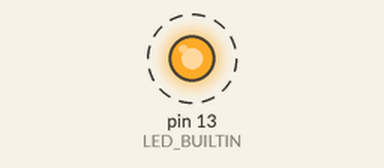
Recording of a sketch running on a simulated Arduino Uno, built with avr-gcc and run on an emulated ATmega328P. Shown: output pins drawn as LEDs (lit = HIGH). Dashed ring = blinking.

Above: at 0.1 s.
Timing chart, 0 to 40.0 s (numbered marks = the images above):
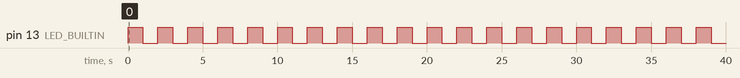

The sketch:

Blink_Adapted.ino
```cpp
/*
  Blink

  Turns an LED on for one second, then off for one second, repeatedly. Turns LED on and off
  faster after a certain amount of time has passed (it alarms for a few seconds), and then
  resets.

  Most Arduinos have an on-board LED you can control. On the UNO, MEGA and ZERO
  it is attached to digital pin 13, on MKR1000 on pin 6. LED_BUILTIN is set to
  the correct LED pin independent of which board is used.
  If you want to know what pin the on-board LED is connected to on your Arduino
  model, check the Technical Specs of your board at:
*/

int secPast = 0;
int timeout = 60;
bool execAlarm = false;

// the setup function runs once when you press reset or power the board
void setup() {
  // initialize digital pin LED_BUILTIN as an output.
  pinMode(LED_BUILTIN, OUTPUT);
}

// the loop function runs over and over again forever
void loop() {
  if(execAlarm) {
    alarm(); // make alarm (timeout)
  }

  // Restart / continue counting
  digitalWrite(LED_BUILTIN, HIGH);   // turn the LED on (HIGH is the voltage level)
  count();                       // wait for a second
  digitalWrite(LED_BUILTIN, LOW);    // turn the LED off by making the voltage LOW
  count();                       // wait for a second
}

void count() {
  // unnecessary (all this can be done in calling function

  delay(1000);
  if(secPast < timeout) {
    execAlarm = false;
    secPast += 1; // one more second has past (record)
  }
  else {
    secPast = 0;  // time passed has reached timeout (reset)
    execAlarm = true; // can raise alarm (blink faster)
  }
}

void alarm() {

    // alarm for a few(10) seconds then break (snooze, sought of) - blink twice each second
    for(int s = 1; s <= 10; s++) {
      // NOT GOOD - Logic of covering 10 seconds of blinks might be off
      digitalWrite(LED_BUILTIN, HIGH);
      delay(200);
      digitalWrite(LED_BUILTIN, LOW);
      delay(200);
      digitalWrite(LED_BUILTIN, HIGH);
      delay(200);
      digitalWrite(LED_BUILTIN, LOW);
      delay(200);
      // last HIGH outside of loop
    }

}
```

Measured:
- by itself, pin 13 (LED_BUILTIN): alternates HIGH for 1.0 s and LOW for 1.0 s
